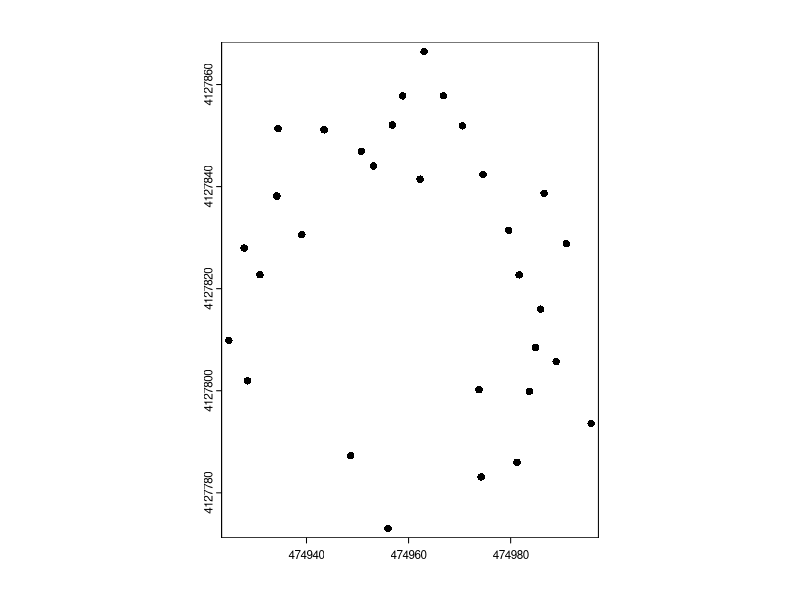

The R script that drew this image:


### Read SWMaps CSV file and convert to TUREF

# Load required library
library(terra)

# Read the CSV file
raw <- read.csv("Rtk_pol.csv", sep = ",")

# Parse and convert latitude, longitude, and elevation to numeric
ID <- raw$ID
Lat <- as.numeric(gsub(",", ".", gsub("\\.", "", raw$Latitude)))
Long <- as.numeric(gsub(",", ".", gsub("\\.", "", raw$Longitude)))
Z <- as.numeric(gsub(",", ".", gsub("\\.", "", raw$Elevation)))
Antenna<- 1.8
Z <- Z - Antenna
Lat_acc <- as.numeric(gsub(",", ".", gsub("\\.", "", raw$Horizontal.Accuracy)))
Lon_acc <- as.numeric(gsub(",", ".", gsub("\\.", "", raw$Horizontal.Accuracy)))
Z_acc <- as.numeric(gsub(",", ".", gsub("\\.", "", raw$Vertical.Accuracy)))

# Combine longitude and latitude into a matrix
lonlat <- cbind(Long, Lat)

# Create a spatial points vector with WGS84 coordinate reference system
crdref <- "+proj=longlat +datum=WGS84"
pts <- vect(lonlat, crs = crdref)

# Check the coordinate reference system of the points
print(crs(pts))

# Create a data frame with ID and Elevation
att <- data.frame(ID = ID, Z = Z, X_Acc= Lon_acc, Y_Acc= Lat_acc, Z_Acc= Z_acc)

# Add attributes to the points vector
pts <- vect(lonlat, atts = att, crs = crdref)

# Define the new coordinate reference system (TUREF)
newcrs <- "epsg:5255"

# Project the points to the new coordinate reference system
p_projected <- terra::project(pts, newcrs)

output <- data.frame(geom(p_projected))
export <- cbind(output[,c(1,3,4)],Z, Lat_acc, Lon_acc, Z_acc)

# Plot the projected points
plot(p_projected)

# Print the geometry of the projected points
print(geom(p_projected))

# Write the projected points to a shapefile
outfile <- "shp_out.shp"
writeVector(p_projected, outfile, overwrite = TRUE)
write.table(export,"coordinates.csv", sep = ";", row.names = FALSE)
